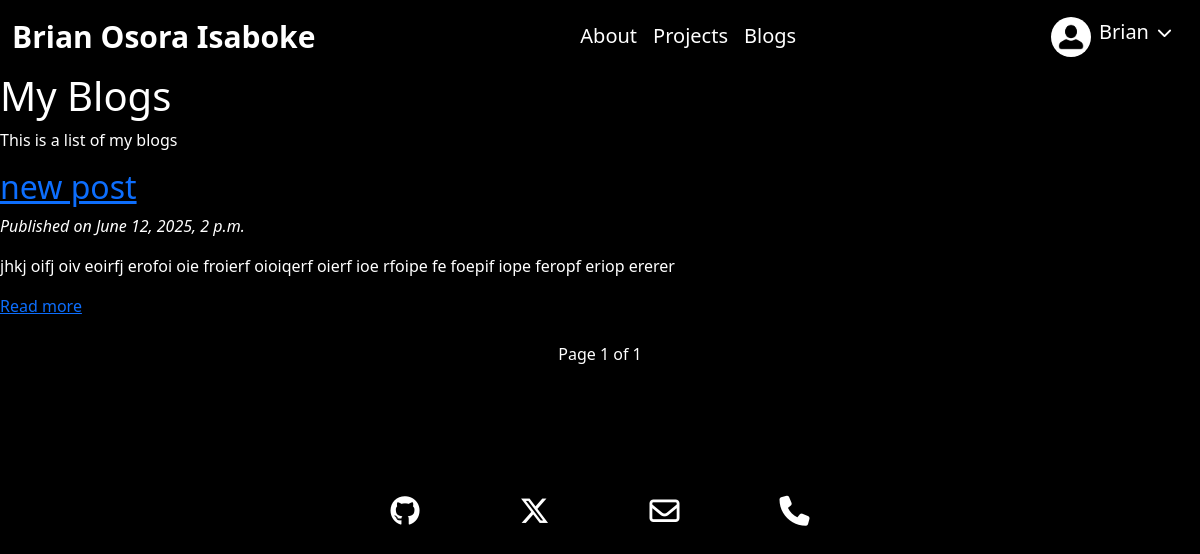
Page /blogs/ (signed in) on the earlier database version.
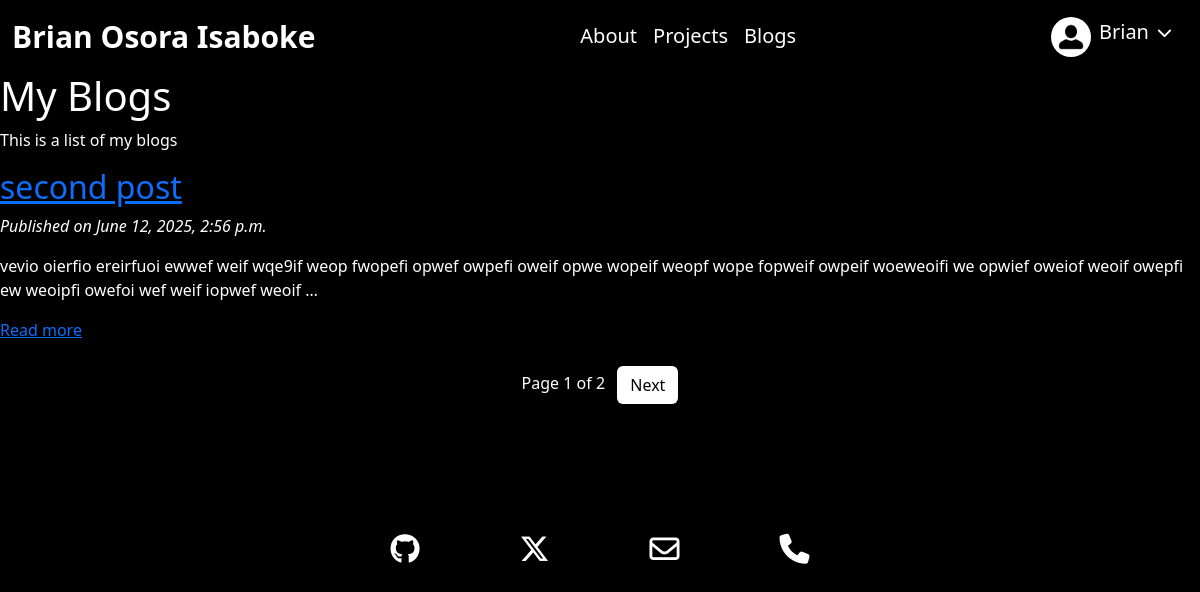
Same page on the later database version.
### blogs/models.py (models this page shows, shortened)
class Post(models.Model):
    class Status(models.TextChoices):
        DRAFT = 'DF', 'Draft'
        PUBLISHED = 'PB', 'Published'
    title = models.CharField(max_length=200)
    slug = models.SlugField(max_length=200, unique=True)
    author = models.ForeignKey(settings.AUTH_USER_MODEL, on_delete=models.CASCADE, related_name='blog_posts')
    content = models.TextField()
    status = models.CharField(max_length=2, choices=Status.choices, default=Status.DRAFT)
    published = models.DateTimeField(default=timezone.now)
    created_at = models.DateTimeField(auto_now_add=True)
    updated_at = models.DateTimeField(auto_now=True)
    def get_absolute_url(self):
        return reverse(
            'blogs:post_detail',
            args=[
                self.published.year,
                self.published.month,
                self.published.day,
                self.slug
            ]
        )
    class Meta:
        ordering = ['-published']
        indexes = [models.Index(fields=['-published'])]

### blogs/views.py (the view)
# urls.py: path('', views.post_list, name='post_list'),
def post_list(request):
    posts = Post.objects.filter(status=Post.Status.PUBLISHED)
    paginator = Paginator(posts, 1)
    page_number = request.GET.get('page', 1)
    try:
        posts = paginator.page(page_number)
    except PageNotAnInteger:
        posts = paginator.page(1)
    except EmptyPage:
        posts = paginator.page(paginator.num_pages)
    return render(
        request,
        'blogs/list.html',
        {'posts': posts}
    )

### blogs/templates/blogs/list.html (shortened to what this page needs)
{% extends 'base.html' %}
{% block content %}
<h1>My Blogs</h1>
<p>This is a list of my blogs</p>
{% for post in posts %}
    <h2><a href="{{post.get_absolute_url}}">{{post.title}}</a></h2>
    <em>Published on {{post.published}}</em>
    <p>{{post.content|truncatewords:30|linebreaks}}</p>
    <p><a href="{{post.get_absolute_url}}">Read more</a></p>
{% endfor %}
<div style="text-align: center;">
    {% include 'projects/includes/pagination.html' with page=posts %}
</div>
{% endblock %}

### accounts/templates/base.html (shortened to what this page needs)
{% load static %}
<!DOCTYPE html>
<html lang="en-us">
<head>
    <link href="{% static 'css/index.css' %}" rel="stylesheet" type="text/css" />
    <link href="https://cdn.jsdelivr.net/npm/bootstrap@5.3.3/dist/css/bootstrap.min.css" rel="stylesheet">
</head>
<body class="bg-black text-white">
    <nav class="navbar navbar-expand-lg">
      <div class="container-fluid">
      <strong><a href="{% url "home" %}" id="my-name" class="navbar-brand">Brian Osora Isaboke</a></strong>
      <div class="collapse navbar-collapse" id="navbarSupportedContent">
          {% if request.user.is_authenticated %}
            <ul class="navbar-nav mx-auto">
              <li class="nav-item"><a href="{% url "about:education" %}" class="nav-link text-white fs-5">About</a></li>
              <li class="nav-item"><a href="{% url "projects" %}" class="nav-link text-white fs-5">Projects</a></li>
              <li class="nav-item"><a href="{% url "blogs:post_list" %}" class="nav-link text-white fs-5">Blogs</a></li>
            </ul>
              <ul class="navbar-nav">
                <li class="nav-item dropdown mt-2">
                  <button class="dropdown text-white d-flex text-decoration-none bg-transparent border-0" data-bs-toggle="dropdown" aria-expanded="false">
                    {% if request.user.profile.photo %}
                      <img src={{request.user.profile.photo.url}} alt="{{request.user.profile.user}}" height="40" width="40" style="border-radius:50%; object-fit: contain"/>
                    {% else %}
                      <img src="{% static "images/avatar.png"%}" alt="avatar" height="40" width="40" style="border-radius:50%"/>
                    {% endif %}
                    <p class="ms-2 fs-5">{{request.user.username}}</p>
                    <i class="fa-solid fa-chevron-down mt-2" style="color: #ffffff;font-size:15px;margin-left:8px;margin-right:10px"></i>
                  </button>
                </li>
              </ul>
            {% else %}
              <ul class="navbar-nav ms-auto">
                <a href="{% url "login" %}" class="nav-link text-white mt-2 nav-text fs-6">Log In</a>
                <a href="{% url "user_registration" %}" class="nav-link text-white mt-2 fs-6">Sign Up</a>
              </ul>
          {% endif %}
      </div>
      </div>
    </nav>
    {% block content %}
    {% endblock %}
    <footer>
      <div id="socials">
        <a href="https://github.com/Osorabrian" title="Github">
          <i class="fa-brands fa-github" style="color: #ffffff;"></i>
        </a>
        <a href="https://x.com/BryanOsora" title="X">
          <i class="fa-brands fa-x-twitter" style="color: #ffffff;"></i>
        </a>
        <a href="mailto:osorabrian@gmail.com" title="Email">
          <i class="fa-regular fa-envelope" style="color: #ffffff;"></i>
        </a>
        <a href="tel:+6692356809" title="Phone">
          <i class="fa-solid fa-phone" style="color: #ffffff;"></i>
        </a>
      </div>
    </footer>
  </body>
</html>

### projects/templates/projects/includes/pagination.html (shortened to what this page needs)
<p class="mt-4">
    Page {{page.number}} of {{page.paginator.num_pages}}
    {% if page.has_next %}
        <a href="?page={{page.next_page_number}}" class="btn bg-white ms-2 text-black">
            Next
        </a>
    {% endif %}
    </p>

### accounts/static/css/index.css (style rules this page uses)
body { margin: 20px; background-color: black; color: white; }
#my-name { text-decoration: none; color: white; font-size: 30px; }
nav { display: flex; justify-content: center; width: 100%; }
#socials { display: flex; justify-content: center; margin-top: 130px; }
i { font-size: 30px; margin-inline: 50px; }

Differences in the rows shown:
no longer on this page (row unchanged): Post: title "new post", published "June 12, 2025, 2 p.m.", content "jhkj oifj oiv eoirfj erofoi oie froierf oioiqerf oierf ioe rfoipe fe foepif iope feropf eriop ererer"
added Post: title "second post", published "June 12, 2025, 2:56 p.m.", content "vevio oierfio ereirfuoi ewwef weif wqe9if weop fwopefi opwef owpefi oweif opwe wopeif weopf wope fopweif owpeif woeweoifi we opwief oweiof weoif owepfi ew weoipfi owefoi wef weif iopwef weoif …"
Other differences:
{{ page.paginator.num_pages }}: "1" → "2"
text now shown: "Next"
